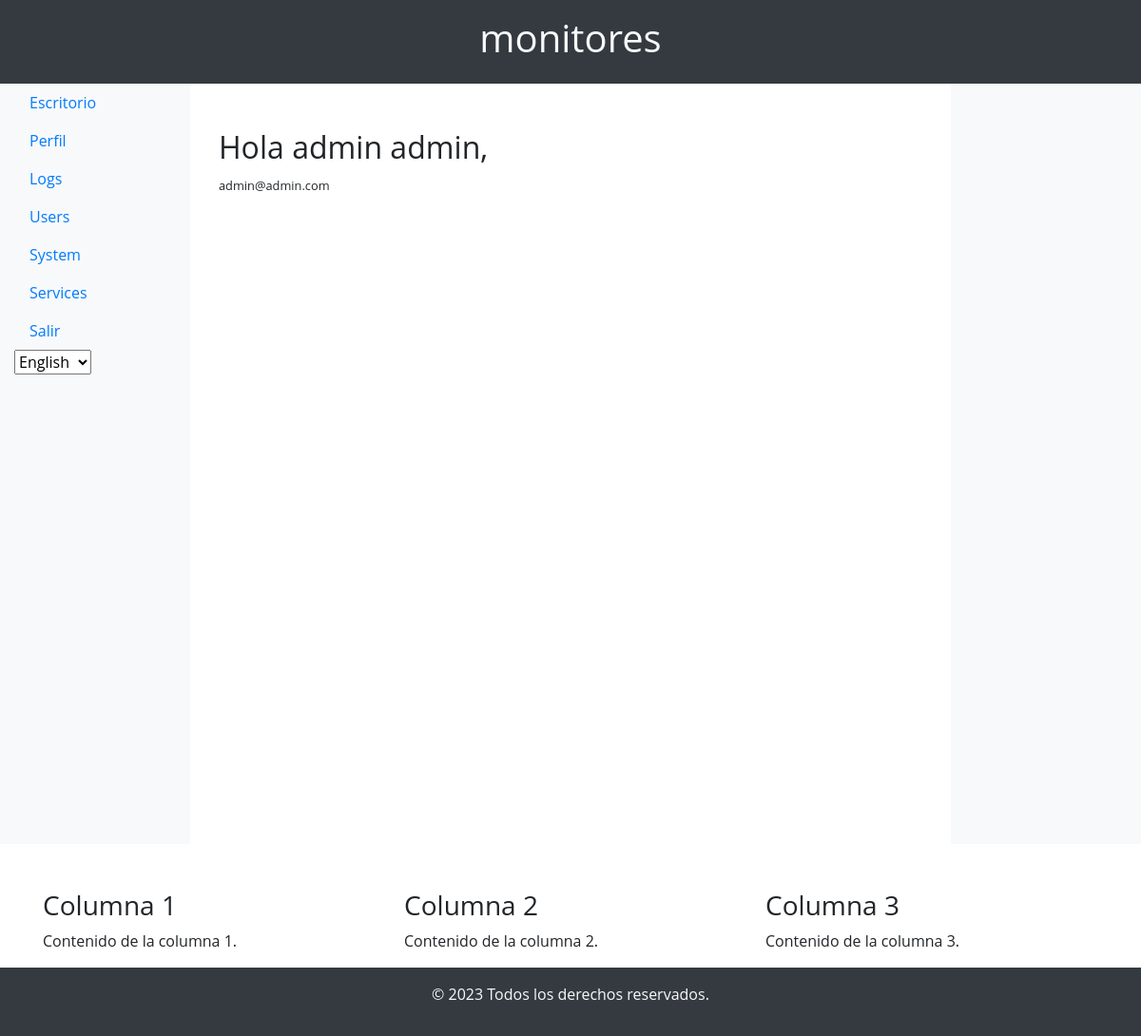
The app's page / (signed in) with its own data.
### app/models/user_model.py (models this page shows, shortened)
class User(db.Model, UserMixin):
    id = db.Column(db.Integer, primary_key=True)
    username = db.Column(db.String(50), unique=True, nullable=False)
    email = db.Column(db.String(120), unique=True, nullable=False)
    password = db.Column(db.String(60), nullable=False)
    role = db.Column(db.String(20), default='user')  # Default role is 'user'
    language = db.Column(db.String(5), default='en')  # Add this line for language preference
    created_at = db.Column(db.DateTime, default=datetime.utcnow)
    updated_at = db.Column(db.DateTime, default=datetime.utcnow, onupdate=datetime.utcnow)

### app/controllers/user_controller.py (the view)
@app.route('/')
@login_required
def index():
    return render_template('index.html')

### app/__init__.py (called while the page is built)
@login_manager.user_loader
def load_user(user_id):
    return User.query.get(int(user_id))

def is_admin():
    return current_user.is_authenticated and current_user.role == 'admin'

### app/templates/index.html
{% extends 'base.html' %}
{% block content %}
<div class="container mt-5">
    <h2>Hola {{ current_user.role }} {{ current_user.username }},</h2>
    <p>
        <small>{{ current_user.email }}</small>
    </p>
</div>
{% endblock %}

### app/static/css/styles.css (style rules this page uses)
html, body { height: 100%; margin: 0; }
body { display: flex; flex-direction: column; }
body { font-family: 'Open Sans', sans-serif; }
.container { margin-top: 50px; }

### records on screen
User: role "admin", username "admin", email "admin@admin.com"
